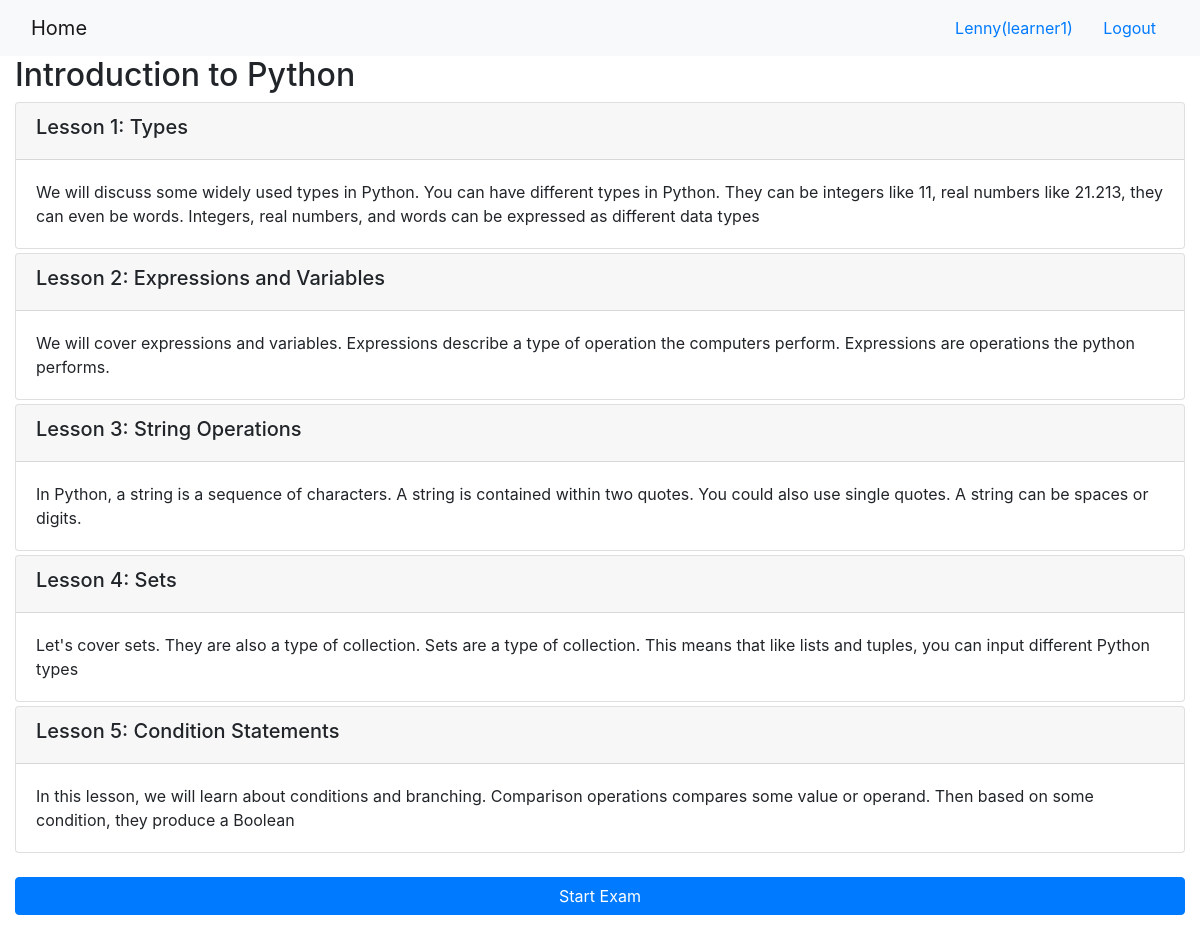
The app's page /onlinecourse/1/ (signed in) with its own data.
### onlinecourse/models.py (models this page shows, shortened)
class Course(models.Model):
    name = models.CharField(null=False, max_length=30, default='online course')
    image = models.ImageField(upload_to='course_images/')
    description = models.CharField(max_length=1000)
    pub_date = models.DateField(null=True)
    instructors = models.ManyToManyField(Instructor)
    users = models.ManyToManyField(settings.AUTH_USER_MODEL, through='Enrollment')
    total_enrollment = models.IntegerField(default=0)
    is_enrolled = False

class Lesson(models.Model):
    title = models.CharField(max_length=200, default="title")
    order = models.IntegerField(default=0)
    course = models.ForeignKey(Course, on_delete=models.CASCADE)
    content = models.TextField()

### onlinecourse/views.py (the view)
# urls.py: path('<int:pk>/', views.CourseDetailView.as_view(), name='course_details'),
class CourseDetailView(generic.DetailView):
    model = Course
    template_name = 'onlinecourse/course_detail_bootstrap.html'

### onlinecourse/templates/onlinecourse/course_detail_bootstrap.html (shortened to what this page needs)
<!DOCTYPE html>
<html lang="en">
<head>
    {% load static %}
    <link rel="stylesheet" href="https://maxcdn.bootstrapcdn.com/bootstrap/4.5.2/css/bootstrap.min.css">
</head>
<body>
    <nav class="navbar navbar-light bg-light">
        <div class="container-fluid">
            <div class="navbar-header">
                <a class="navbar-brand" href="{% url 'onlinecourse:index' %}">Home</a>
            </div>
            <ul class="nav navbar-nav navbar-right">
                {% if user.is_authenticated %}
                <li>
                    <a class="btn btn-link" href="#">{{ user.first_name }}({{ user.username }})</a>
                    <a class="btn btn-link" href="{% url 'onlinecourse:logout' %}">Logout</a>
                </li>
                {% endif %}
            </ul>
        </div>
    </nav>
    <div class="container-fluid">
        <h2>{{ course.name }}</h2>
        <div class="card-columns-vertical">
            {% for lesson in course.lesson_set.all %}
            <div class="card mt-1">
                <div class="card-header">
                    <h5>Lesson {{lesson.order|add:1}}: {{lesson.title}}</h5>
                </div>
                <div class="card-body">{{lesson.content}}</div>
            </div>
            {% endfor %}
        </div>
        <br>
        {% if user.is_authenticated %}
        <p>
            <button class="btn btn-primary btn-block" type="button" data-toggle="collapse" data-target="#exam"
                aria-expanded="false" aria-controls="exam">
                Start Exam
            </button>
        </p>
            {% endif %}
    </div>
</body>
</html>

### records on screen
Course: name "Introduction to Python"
Lesson: order|add "1", title "Types", content "We will discuss some widely used types in Python. You can have different types in Python. They can be integers like 11, real numbers like 21.213, they can even be words. Integers, real numbers, and words can be expressed as different data types"
Lesson: order|add "2", title "Expressions and Variables", content "We will cover expressions and variables. Expressions describe a type of operation the computers perform. Expressions are operations the python performs."
Lesson: order|add "3", title "String Operations", content "In Python, a string is a sequence of characters. A string is contained within two quotes. You could also use single quotes. A string can be spaces or digits."
Lesson: order|add "4", title "Sets", content "Let's cover sets. They are also a type of collection. Sets are a type of collection. This means that like lists and tuples, you can input different Python types"
Lesson: order|add "5", title "Condition Statements", content "In this lesson, we will learn about conditions and branching. Comparison operations compares some value or operand. Then based on some condition, they produce a Boolean"

### other values on screen
{{ user.first_name }} "Lenny"
{{ user.username }} "learner1"
